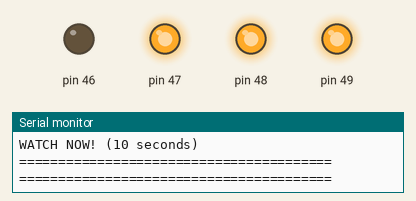
Recording of a sketch running on a simulated Arduino Mega 2560, built with avr-gcc and run on an emulated ATmega2560. On the bench: output pins drawn as LEDs (lit = HIGH), the last lines printed to the serial monitor.

Above: at 8.1 s.
At 23.1 s:
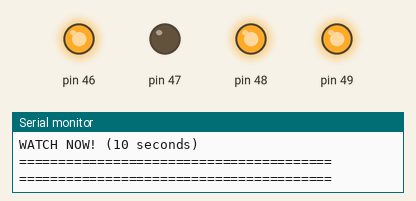
At 38.1 s:
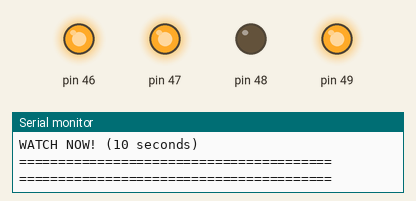
At 53.1 s:
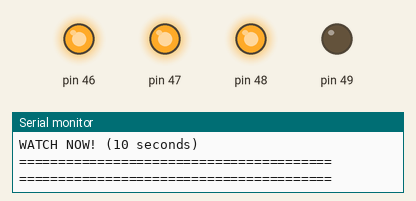
At 85.6 s:
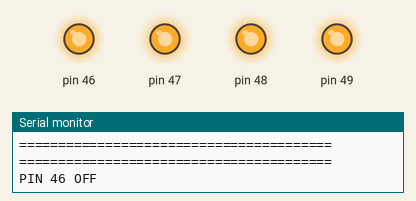
Timing chart, 0 to 94.2 s (numbered marks = the images above):
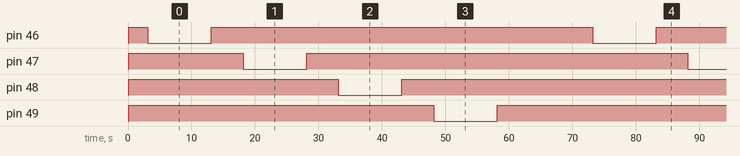

Measured:
- by itself, pin 46–49: alternates HIGH for 60.1 s and LOW for 10.0 s

The sketch:

test_one_by_one.ino
```cpp
/**
 * Arduino Mega #2 - One Pin at a Time
 * Очень медленный тест - каждый пин с большой паузой
 */

void setup() {
  Serial.begin(115200);
  delay(100);

  Serial.println("\n========================================");
  Serial.println("  ONE PIN AT A TIME - SLOW TEST");
  Serial.println("========================================\n");

  pinMode(46, OUTPUT);
  pinMode(47, OUTPUT);
  pinMode(48, OUTPUT);
  pinMode(49, OUTPUT);

  digitalWrite(46, HIGH);
  digitalWrite(47, HIGH);
  digitalWrite(48, HIGH);
  digitalWrite(49, HIGH);

  Serial.println("[INIT] Ready\n");
  delay(3000);
}

void loop() {
  Serial.println("\n========================================");
  Serial.println("========================================");
  Serial.println(">>> PIN 46 = LOW");
  Serial.println("WATCH NOW! (10 seconds)");
  Serial.println("========================================");
  Serial.println("========================================\n");
  digitalWrite(46, LOW);
  delay(10000);
  digitalWrite(46, HIGH);
  Serial.println("PIN 46 OFF\n");
  delay(5000);

  Serial.println("\n========================================");
  Serial.println("========================================");
  Serial.println(">>> PIN 47 = LOW");
  Serial.println("WATCH NOW! (10 seconds)");
  Serial.println("========================================");
  Serial.println("========================================\n");
  digitalWrite(47, LOW);
  delay(10000);
  digitalWrite(47, HIGH);
  Serial.println("PIN 47 OFF\n");
  delay(5000);

  Serial.println("\n========================================");
  Serial.println("========================================");
  Serial.println(">>> PIN 48 = LOW");
  Serial.println("WATCH NOW! (10 seconds)");
  Serial.println("========================================");
  Serial.println("========================================\n");
  digitalWrite(48, LOW);
  delay(10000);
  digitalWrite(48, HIGH);
  Serial.println("PIN 48 OFF\n");
  delay(5000);

  Serial.println("\n========================================");
  Serial.println("========================================");
  Serial.println(">>> PIN 49 = LOW");
  Serial.println("WATCH NOW! (10 seconds)");
  Serial.println("========================================");
  Serial.println("========================================\n");
  digitalWrite(49, LOW);
  delay(10000);
  digitalWrite(49, HIGH);
  Serial.println("PIN 49 OFF\n");
  delay(5000);

  Serial.println("\n========================================");
  Serial.println("ALL 4 PINS TESTED!");
  Serial.println("Which pins made actuators move?");
  Serial.println("Repeating in 10 seconds...");
  Serial.println("========================================\n");
  delay(10000);
}
```
